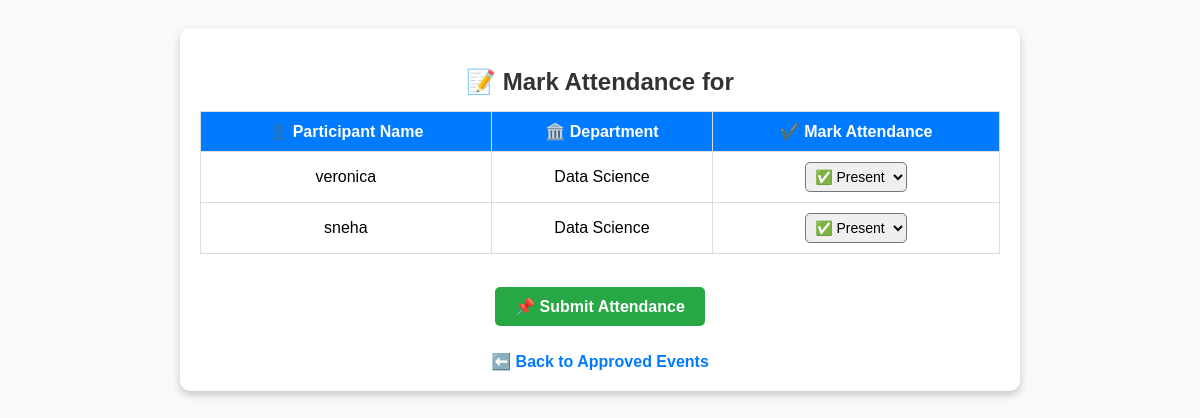
Screenshot of /mark_attendance/1/ (signed in) with the database file from the repository.
### myapp/models.py (models this page shows, shortened)
class EventParticipant(models.Model):
    event = models.ForeignKey(Event, on_delete=models.CASCADE)
    participant = models.ForeignKey(CustomUser, on_delete=models.CASCADE)
    status = models.CharField(max_length=10, choices=[('Present', 'Present'), ('Absent', 'Absent')], blank=True, null=True)
    certificate = models.ImageField(upload_to="certificates/", blank=True, null=True)

class CustomUser(AbstractUser):
    ROLE_CHOICES = (
        ('participant', 'Participant'),
        ('organizer', 'Organizer'),
    )
    role = models.CharField(max_length=20, choices=ROLE_CHOICES)
    department = models.ForeignKey("Department", on_delete=models.SET_NULL, null=True)

class Department(models.Model):
    name = models.CharField(max_length=20)

### myapp/views.py (the view, shortened to what this page needs)
# urls.py: path('mark_attendance/<int:event_id>/',views.mark_attendance,name='mark_attendance'),
@login_required
def mark_attendance(request, event_id):
    participants = EventParticipant.objects.filter(event_id=event_id)
    return render(request, "mark_attendance.html", {"participants": participants})

### templates/mark_attendance.html (shortened to what this page needs)
{% block content %}
<div class="container">
    <h2>📝 Mark Attendance for </h2>
    <form method="post">
        <table>
            <thead>
                <tr>
                    <th>👤 Participant Name</th>
                    <th>🏛️ Department</th>
                    <th>✔️ Mark Attendance</th>
                </tr>
            </thead>
            <tbody>
                {% for participant in participants %}
                    <tr>
                        <td>{{ participant.participant.username }}</td>
                        <td>{{ participant.participant.department.name }}</td>
                        <td>
                            <select name="status_{{ participant.participant.id}}">
                                <option value="Present">✅ Present</option>
                            </select>
                        </td>
                    </tr>
                {% endfor %}
            </tbody>
        </table>
        <br>
        <button type="submit" class="btn">📌 Submit Attendance</button>
    </form>
    <a href="{% url 'approved_events' %}" class="back-btn">⬅️ Back to Approved Events</a>
</div>
{% endblock %}

### templates/mark_attendance.html (style rules this page uses)
.container { max-width: 800px; margin: auto; background: #ffffff; padding: 20px; border-radius: 10px; box-shadow: 0 4px 8px rgba(0, 0, 0, 0.2); }
h2 { color: #333; margin-bottom: 15px; }
table { width: 100%; border-collapse: collapse; margin-top: 10px; }
th, td { border: 1px solid #ddd; padding: 10px; text-align: center; }
th { background-color: #007bff; color: white; }
td select { padding: 5px; font-size: 14px; border-radius: 5px; }
.btn { display: inline-block; padding: 10px 20px; font-size: 16px; font-weight: bold; background-color: #28a745; color: white; border-radius: 5px; text-decoration: none; transition: 0.3s; margin-top: 15px; border: none; cursor: pointer; }
.back-btn { display: inline-block; margin-top: 10px; text-decoration: none; color: #007bff; font-weight: bold; }

### rows the page displays
EventParticipant: participant.username "veronica", participant.department.name "Data Science", participant "✅ Present"
EventParticipant: participant.username "sneha", participant.department.name "Data Science", participant "✅ Present"
